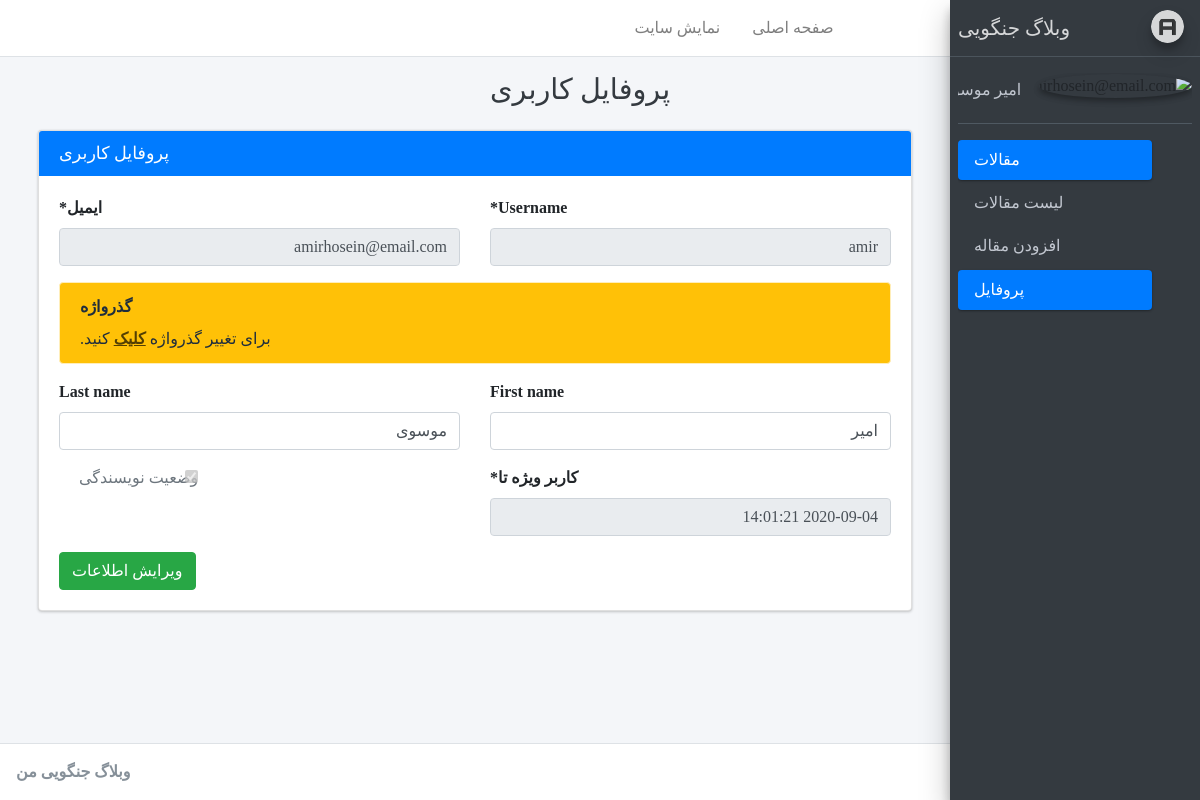
The app's page /account/profile/ (signed in) with its own data.
### account/models.py (models this page shows)
class User(AbstractUser):
	email = models.EmailField(unique=True, verbose_name='ایمیل')
	is_author = models.BooleanField(default=False, verbose_name="وضعیت نویسندگی")
	special_user = models.DateTimeField(default=timezone.now, verbose_name="کاربر ویژه تا")
	def is_special_user(self):
		if self.special_user > timezone.now():
			return True
		else:
			return False
	is_special_user.boolean = True
	is_special_user.short_description = "وضعیت کاربر ویژه"

### account/views.py (the view)
# urls.py: path('profile/', Profile.as_view(), name="profile"),
class Profile(LoginRequiredMixin ,UpdateView):
	model = User
	template_name = "registration/profile.html"
	form_class = ProfileForm
	success_url = reverse_lazy("account:profile")
	def get_object(self):
		return User.objects.get(pk = self.request.user.pk)
	def get_form_kwargs(self):
		kwargs = super(Profile, self).get_form_kwargs()
		kwargs.update({
			'user': self.request.user
		})
		return kwargs

### account/forms.py
class ProfileForm(forms.ModelForm):
	def __init__(self, *args, **kwargs):
		user = kwargs.pop('user')
		super(ProfileForm, self).__init__(*args, **kwargs)
		self.fields['username'].help_text = None
		if not user.is_superuser:
			self.fields['username'].disabled = True
			self.fields['email'].disabled = True
			self.fields['special_user'].disabled = True
			self.fields['is_author'].disabled = True
	class Meta:
		model = User
		fields = ['username', 'email', 'first_name', 'last_name',
					'special_user', 'is_author']

### blog/templatetags/base_tags.py (called while the page is built)
@register.inclusion_tag("registration/partials/link.html")
def link(request, link_name, content, classes):
	return {
		"request": request,
		"link_name": link_name,
		"link": "account:{}".format(link_name),
		"content": content,
		"classes": classes,
	}

### templates/registration/profile.html
{% extends 'registration/base.html' %}
{% load crispy_forms_tags %}
{% block title %}{% block title-meta %}
	پروفایل کاربری
{% endblock %}{% endblock %}
{% block main %}
<div class="col-md-12">
  <div class="card card-primary">
    <div class="card-header">
      <h3 class="card-title mb-0 float-left">پروفایل کاربری</h3>
    </div>
		<div class="card-body">
			<form method="post" enctype="multipart/form-data">{% csrf_token %}
		    <div class="row">
		      <div class="col-6">
		        {{ form.username|as_crispy_field }}
		      </div>
		      <div class="col-6">
		        {{ form.email|as_crispy_field }}
		      </div>
		      <div class="container">
		      	<div class="alert alert-warning">
			      	<label>گذرواژه</label>
			      	<p class="mb-0">برای تغییر گذرواژه <a class="alert-link" href="{% url 'password_change' %}">کلیک</a> کنید.</p>
		        </div>
		      </div>
		      <div class="col-6">
		        {{ form.first_name|as_crispy_field }}
		      </div>
		      <div class="col-6">
		        {{ form.last_name|as_crispy_field }}
		      </div>
		      <div class="col-6">
		        {{ form.special_user|as_crispy_field }}
		      </div>
		      <div class="col-6">
		        {{ form.is_author|as_crispy_field }}
		      </div>
		    </div>
				<button class="btn btn-success">ویرایش اطلاعات</button>
			</form>
		</div>
</div>
{% endblock %}

### templates/registration/sidebar.html
{% load static %}
{% load base_tags %}
{% load gravatar %}
  <aside class="main-sidebar sidebar-dark-primary elevation-4">
    <a href="index3.html" class="brand-link">
      <img src="{% static 'registration/adminlte/assets/img/AdminLTELogo.png' %}" alt="AdminLTE Logo" class="brand-image img-circle elevation-3"
           style="opacity: .8">
      <span class="brand-text">وبلاگ جنگویی</span>
    </a>
    <div class="sidebar">
      <div class="user-panel mt-3 pb-3 mb-3 d-flex">
        <div class="image">
          <img src="{% gravatar_url user.email 150 %}" class="img-circle elevation-2" alt="{{user.email}}">
        </div>
        <div class="info">
          <a href="#" class="d-block">
            {% if user.get_full_name %}
              {{user.get_full_name}}
            {% else %}
              {{user.username}}
            {% endif %}
          </a>
        </div>
      </div>
      <nav class="mt-2">
        <ul class="nav nav-pills nav-sidebar flex-column" data-widget="treeview" role="menu" data-accordion="false">
          {% if user.is_superuser or user.is_author %}
            <li class="nav-item has-treeview menu-open">
              <a href="#" class="nav-link active">
                <i class="nav-icon fas fa-tachometer-alt"></i>
                <p>
                  مقالات
                  <i class="right fas fa-angle-left"></i>
                </p>
              </a>
              <ul class="nav nav-treeview">
                <li class="nav-item">
                  {% link request 'home' 'لیست مقالات' 'fa-list' %}
                </li>
                <li class="nav-item">
                  {% link request 'article-create' 'افزودن مقاله' 'fa-edit' %}
                </li>
              </ul>
            </li>
          {% endif %}
          <li class="nav-item">
            {% link request 'profile' 'پروفایل' 'fas fa-th' %}
          </li>
        </ul>
      </nav>
    </div>
  </aside>

### static/registration/adminlte/assets/css/custom.css (style rules this page uses)
body { font-family: Sahel !important; }
* { direction: rtl !important; }
.layout-fixed .main-sidebar { right: 0; }
.brand-image { float: right; }
.nav-sidebar .nav-link>.right, .nav-sidebar .nav-link>p>.right { left: 1rem; right: auto; }

### records on screen
User: get_full_name "امیر…", username "amir", email "amirhosein@email.com", first_name "امیر", last_name "موسوی", special_user "2020-09-04 14:01:21", is_author "☑"

### other values on screen
{{ content }} "لیست مقالات افزودن مقاله پروفایل"
